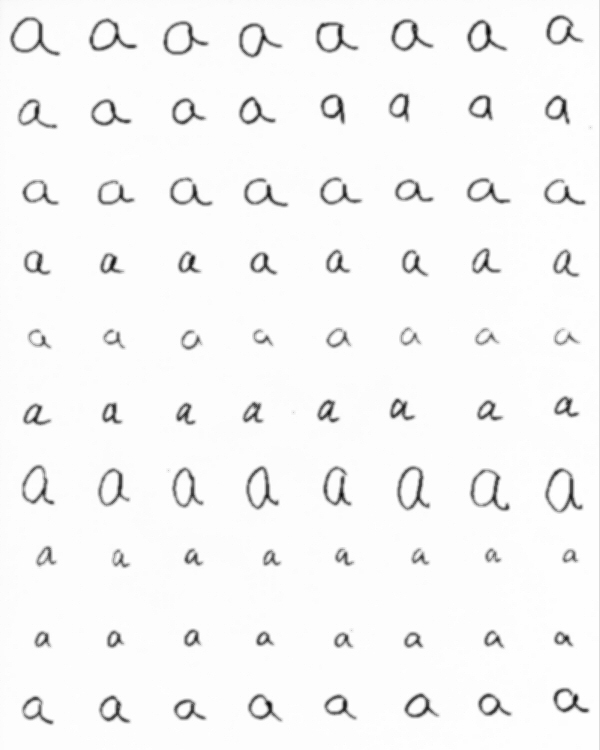
%> input picture a.jpg, 600 x 750 px; the run also reads 1 picture not shown here
$ octave getFeatures.m   (GNU Octave 9; MATLAB toolbox functions it lacks are replaced by stand-ins)
%> lines starting %> are read from the running program, lines starting %| are printed output that depends on the picture; in (x1, y1, x2, y2) boxes, pixels count from 0 and x2, y2 are one past the last pixel; in counts of white or black regions, pixels touching at a corner belong together; the program's own positions count from 1
### toBinary.m
% Reading the original image and turn it into a binary image using
% thresholding
function im_out=toBinary(im)
h = imhist(im);
%figure(2);
%plot(h(1:255));
%title('Intensity Histogram');

% Get the binary image from the gray scale image
th = 235;
im2 = im;
% the character color value is 1
im2(im<th) = 1;
% the background color value is 0
im2(im>=th) = 0;
im_out = im2;
end

### ReadBinarizeExtractFeatures.m
% this function takes a grey scale image matrix as input and returns
% the feature matrix of a binary image
% k = 1, the connected component image will show up
% k = 0, the connected component image will not show up
function [features,Box] = ReadBinarizeExtractFeatures(im2, k)

% Find connnected components
L = bwlabel(im2);
if k == 1
figure();
imagesc(L);
title('Connected Component');
end

[features,Box] = BoundingBox(im2, L);
end

### BoundingBox.m
% BoundingBox.m
% This function returns the boundingbox of each connected component
% Input-binary image im2
%      -image matrix L with connected component labeled
% Output-the Features matrix of this binary image im2
function [y,Box] = BoundingBox(im2, L)
Nc = max(max(L));
figure();
imagesc(L);
hold on;
Features = [];
Box = zeros(Nc,4);
counter=1;
for i=1:Nc;
    [r,c] = find(L == i);
    maxr = max(r);
    minr = min(r);
    maxc = max(c);
    minc = min(c);
    size = (maxr - minr)*(maxc - minc);
    if (size > 100)
        Cim = im2(minr-1:maxr+1, minc-1:maxc+1);
        Box(counter,:) = [minr-1,maxr+1,minc-1,maxc+1];
        counter = counter + 1;
        [centroid, theta, roundness, inmo] = moments(Cim, 1);
        Features = [Features; centroid, theta, roundness, inmo];
        rectangle('Position',[minc, minr, maxc-minc+1, maxr-minr+1], 'EdgeColor','w');
    end
end
hold off;
y = Features;

### moments.m
% MOMENTS
%
% Function calculates the moments of a binary image and returns the centroid,
% the angle of axis of minimum inertia, a measure of 'roundness', and a vector
% of invariant moments. The function assumes that there is only one object in
% the binary image. Function also displays the image and overlays the position
% of the centroid and the axis of minimum inertia.
%
% Usage: [centroid, theta, roundness, inmo] = moments(im, plotchoice)
%
% Args: im         = binary image containing values of 0 or 1
%       plotchoice = display image and axis; 0 for display, 1 for no display
%
% Returns: centroid  = 2-element vector
%          theta     = angle of axis of minimum inertia (radians)
%          roundness = ratio of (minimum inertia)/(maxiumum inertia)
%          inmo      = 4-element vector containing the first four
%                      invariant moments
%
% Note: Positive x is to the right and positive y is downwards, thus
%       angles are positive clockwise.

function [centroid, theta, roundness, inmo] = moments(im, plotchoice)

    % calculate centroid
    area = sum(sum(im));
    [rows,cols] = size(im);
    x = ones(rows,1)*[1:cols];
    y = [1:rows]'*ones(1,cols);
    meanx = sum(sum(double(im).*x))/area;
    meany = sum(sum(double(im).*y))/area;
    centroid = [meanx,meany];

    % calculate theta and roundness
    xdash = x - meanx;
    ydash = y - meany;
    a = sum(sum(double(im).*xdash.*xdash));
    b = 2*(sum(sum(double(im).*xdash.*ydash)));
    c = sum(sum(double(im).*ydash.*ydash));
    aminusc = (a-c);
    denom = sqrt((b*b)+(aminusc*aminusc));
    if denom == 0
	theta = 0;
	roundness = 1;
    else
	sin2theta = b/denom;
	cos2theta = aminusc/denom;
	twotheta = atan2(sin2theta,cos2theta);
	theta = twotheta/2;

	costheta2 = cos(theta)*cos(theta);
	minaxis = a*(1-costheta2)+c*costheta2-b*sin2theta/2;
	maxtheta = atan2(-1*sin2theta, -1*cos2theta);
	costheta2 = cos(maxtheta)*cos(maxtheta);
	maxaxis = a*(1-costheta2)+c*costheta2+b*sin2theta/2;
	roundness = minaxis/maxaxis;
    end

    % display axis of minimum inertia
    if plotchoice == 0
	startx = 0;
	startrho = -meanx / cos(theta);
	starty = meany + startrho * sin(theta);

	endx = cols;
	endrho = (endx - meanx) / cos(theta);
	endy = meany + endrho * sin(theta);

	imagesc(im);
	hold on;
	plot([startx; meanx; endx], [starty; meany; endy],'gx--');
    end

    % calculate invariant moments
    % phi1
    mu20 = sum(sum(double(im).*xdash.*xdash));
    gamma = (2 + 2)/2;
    n20 = mu20/(area^gamma);
    mu02 = sum(sum(double(im).*ydash.*ydash));
    n02 = mu02/(area^gamma);
    phi1 = n20 + n02;
    % phi2
    mu11 = sum(sum(double(im).*xdash.*ydash));
    n11 = mu11/(area^gamma); % gamma is the same
    phi2 = (n20 - n02)^2 + 4*n11^2;
    % phi3 and phi4
    mu30 = sum(sum(double(im).*xdash.*xdash.*xdash));
    gamma = (3 + 2)/2;
    n30 = mu30/(area^gamma);
    mu12 = sum(sum(double(im).*xdash.*ydash.*ydash));
    n12 = mu12/(area^gamma);
    mu21 = sum(sum(double(im).*xdash.*xdash.*ydash));
    n21 = mu21/(area^gamma);
    mu03 = sum(sum(double(im).*ydash.*ydash.*ydash));
    n03 = mu03/(area^gamma);
    phi3 = (n30 - 3*n12)^2 + (3*n21 - n03)^2;
    phi4 = (n30 - n12)^2 + (n21 - n03)^2;
    % inmo
    inmo = [phi1 phi2 phi3 phi4];

### getFeatures.m
% Reading the original image and turn it into a binary image using
% thresholding
% processing a
aIm = imread('a.jpg');
%> aIm is the input picture: size 750x600 uint8; min 2, max 255, mean 245.9
aFeatures = ReadBinarizeExtractFeatures(toBinary(aIm),0);
%> in toBinary, `h = imhist(im);`: h = 256 values, max 289702 at index 254, min 0 at index 1, mean 1757.8
%> in toBinary, `im2(im<th) = 1;`: im2: size 750x600 uint8; 7.55% of pixels changed, all inside (x1, y1, x2, y2) = (9, 0, 600, 750)
%> in toBinary, `im2(im>=th) = 0;`: im2: size 750x600 uint8; values 0 (black) and 1 (white), 7.6% white; 85 white regions (4 under 20 px), largest, box (x1, y1, x2, y2) and area: (599, 0, 600, 750) 750, (9, 16, 61, 57) 719, (544, 467, 584, 514) 711
%> in ReadBinarizeExtractFeatures, `L = bwlabel(im2);`:
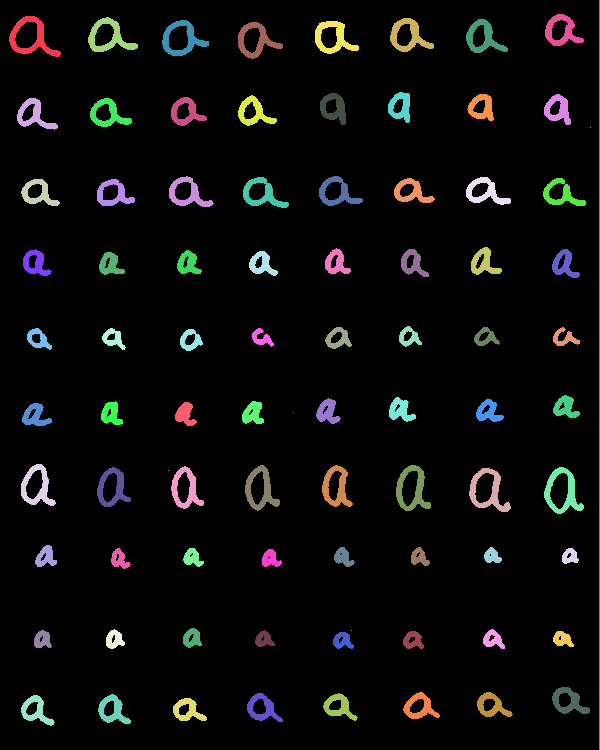
%> L: size 750x600 double; 86 distinct labels, from 0 to 85; one colour per label, 0 black
%> in BoundingBox, `Nc = max(max(L));`: Nc = 85
%> the loop in BoundingBox, `for i=1:Nc;` made 85 passes
%> (maxr, minr, maxc, minc, size, area in moments, rows in moments, cols in moments) on passes 2, 3, 4, 5, 6, 7, 8, 10, 11, 12, 13: (130, 99, 58, 18, 1240, 512, 34, 43), (206, 180, 60, 22, 988, 457, 29, 41), (506, 465, 56, 22, 1394, 601, 44, 37), (726, 696, 55, 22, 990, 435, 33, 36), (426, 404, 52, 23, 638, 385, 25, 32), (276, 250, 52, 24, 728, 398, 29, 31), (350, 329, 52, 28, 504, 268, 24, 27), (567, 546, 57, 36, 441, 287, 24, 24), (52, 18, 138, 89, 1666, 666, 37, 52), (127, 99, 132, 91, 1148, 526, 31, 44), (206, 180, 135, 98, 962, 474, 29, 40)
%> (maxr, minr, maxc, minc, size, area in moments, rows in moments, cols in moments) on pass 1: (57, 17, 61, 10, 2040, 719, 43, 54)
%> pass 1, in BoundingBox, `Cim = im2(minr-1:maxr+1, minc-1:maxc+1);`:
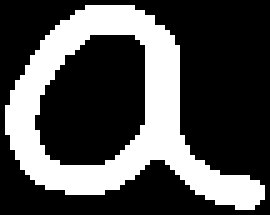
%> Cim: size 43x54 uint8 (shown 5 times larger); values 0 (black) and 1 (white), 31% white; 1 white region, box (x1, y1, x2, y2) and area: (1, 1, 53, 42) 719
aLength = length(aFeatures);
% processing d
dIm = imread('d.jpg');
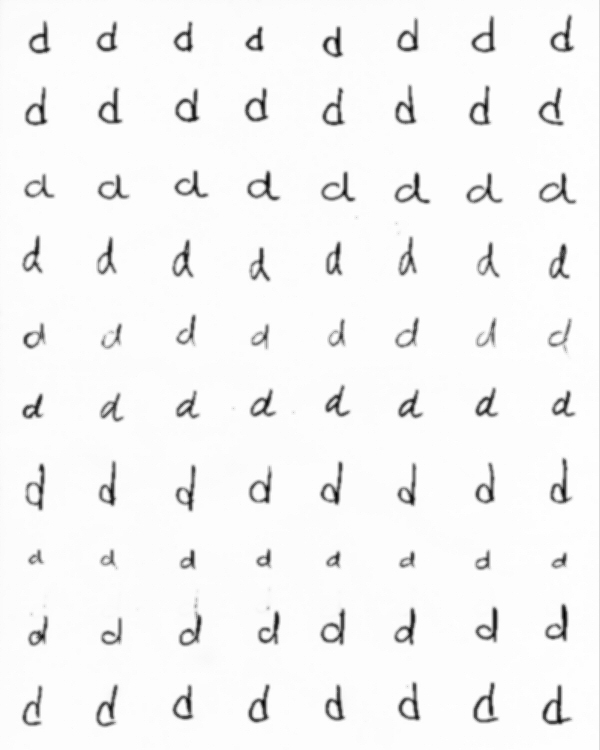
%> input picture d.jpg, 600 x 750 px
%> dIm is the input picture: size 750x600 uint8; min 0, max 255, mean 244.9
dFeatures = ReadBinarizeExtractFeatures(toBinary(dIm),0);
%> in toBinary (call 2), `im2(im<th) = 1;`: im2: size 750x600 uint8; 7.82% of pixels changed, all inside (x1, y1, x2, y2) = (21, 0, 600, 750)
%> in toBinary (call 2), `im2(im>=th) = 0;`: im2: size 750x600 uint8; values 0 (black) and 1 (white), 7.8% white; 92 white regions (10 under 20 px), largest, box (x1, y1, x2, y2) and area: (599, 0, 600, 750) 750, (541, 684, 573, 726) 594, (472, 681, 500, 724) 571
%> in ReadBinarizeExtractFeatures (call 2), `L = bwlabel(im2);`: L: size 750x600 double; 93 distinct labels, from 0 to 92
%> the loop in BoundingBox (call 2), `for i=1:Nc;` made 92 passes
dLength = length(dFeatures);
% processing m
mIm = imread('m.jpg');
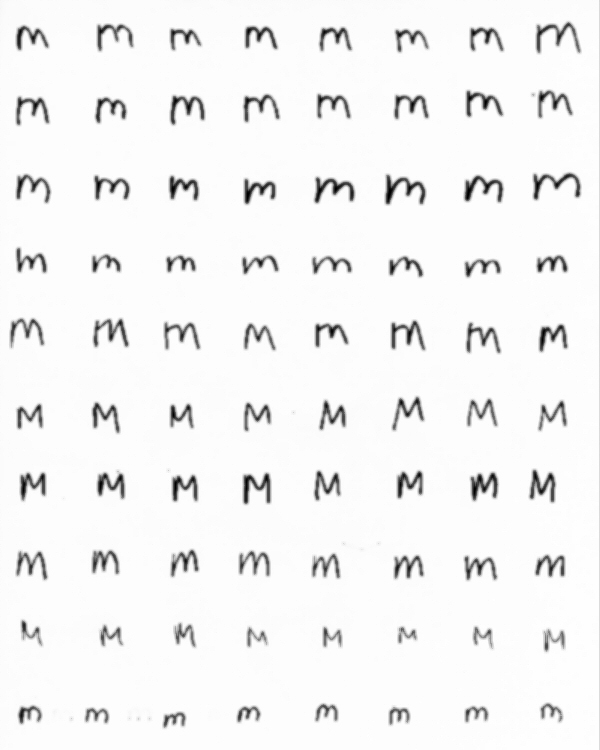
%> input picture m.jpg, 600 x 750 px
%> mIm is the input picture: size 750x600 uint8; min 0, max 255, mean 243.5
mFeatures = ReadBinarizeExtractFeatures(toBinary(mIm),0);
%> in toBinary (call 3), `im2(im>=th) = 0;`: im2: size 750x600 uint8; values 0 (black) and 1 (white), 8.9% white; 91 white regions (9 under 20 px), largest, box (x1, y1, x2, y2) and area: (599, 0, 600, 750) 750, (384, 173, 427, 206) 721, (535, 21, 582, 55) 703
%> in ReadBinarizeExtractFeatures (call 3), `L = bwlabel(im2);`: L: size 750x600 double; 92 distinct labels, from 0 to 91
mLength = length(mFeatures);
% processing n
nIm = imread('n.jpg');
nFeatures = ReadBinarizeExtractFeatures(toBinary(nIm),0);
%> in toBinary (call 4), `im2(im<th) = 1;`: im2: size 750x600 uint8; min 1, max 255, mean 237.1
%> in toBinary (call 4), `im2(im>=th) = 0;`: im2: size 750x600 uint8; values 0 (black) and 1 (white), 6.2% white; 88 white regions (7 under 20 px), largest, box (x1, y1, x2, y2) and area: (599, 0, 600, 750) 750, (257, 398, 281, 431) 466, (320, 16, 349, 52) 440
%> in ReadBinarizeExtractFeatures (call 4), `L = bwlabel(im2);`: L: size 750x600 double; 89 distinct labels, from 0 to 88
nLength = length(nFeatures);
% processing o
oIm = imread('o.jpg');
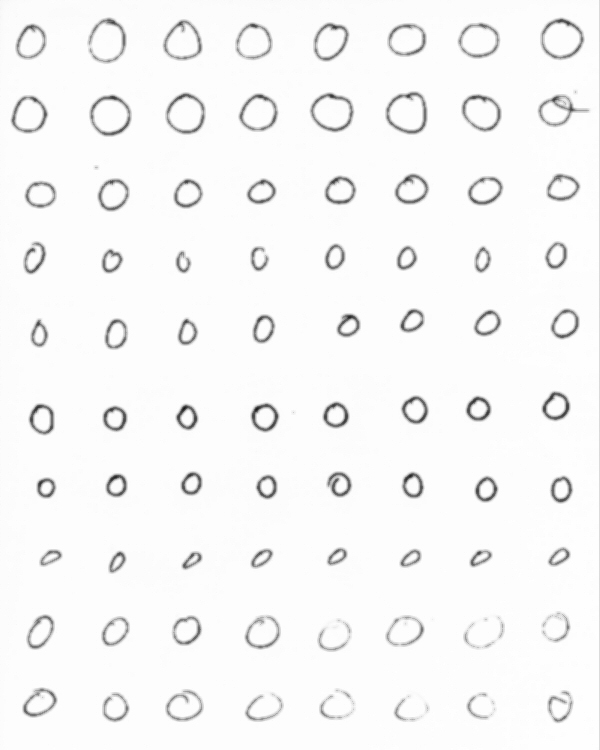
%> input picture o.jpg, 600 x 750 px
%> oIm is the input picture: size 750x600 uint8; min 19, max 255, mean 246.8
oFeatures = ReadBinarizeExtractFeatures(toBinary(oIm),0);
%> in toBinary (call 5), `im2(im<th) = 1;`: im2: size 750x600 uint8; 7.61% of pixels changed, all inside (x1, y1, x2, y2) = (10, 0, 600, 750)
%> in toBinary (call 5), `im2(im>=th) = 0;`: im2: size 750x600 uint8; values 0 (black) and 1 (white), 7.6% white; 92 white regions (9 under 20 px), largest, box (x1, y1, x2, y2) and area: (599, 0, 600, 750) 750, (385, 91, 428, 135) 709, (537, 94, 590, 127) 676
%> in ReadBinarizeExtractFeatures (call 5), `L = bwlabel(im2);`: L: size 750x600 double; 93 distinct labels, from 0 to 92
oLength = length(oFeatures);
% processing p
pIm = imread('p.jpg');
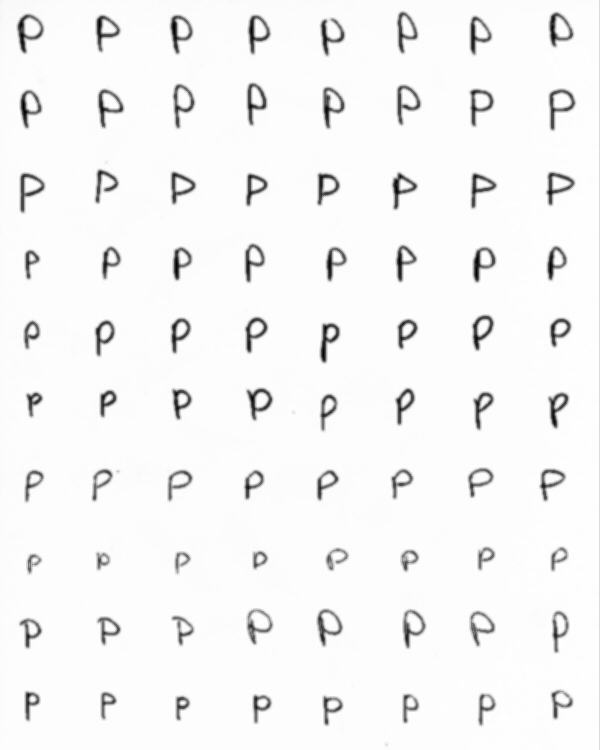
%> input picture p.jpg, 600 x 750 px
%> pIm is the input picture: size 750x600 uint8; min 0, max 255, mean 244.8
pFeatures = ReadBinarizeExtractFeatures(toBinary(pIm),0);
%> in toBinary (call 6), `im2(im<th) = 1;`: im2: size 750x600 uint8; 7.78% of pixels changed, all inside (x1, y1, x2, y2) = (16, 0, 600, 750)
%> in toBinary (call 6), `im2(im>=th) = 0;`: im2: size 750x600 uint8; values 0 (black) and 1 (white), 7.8% white; 85 white regions (4 under 20 px), largest, box (x1, y1, x2, y2) and area: (599, 0, 600, 750) 750, (16, 13, 45, 54) 589, (322, 86, 346, 130) 572
%> in ReadBinarizeExtractFeatures (call 6), `L = bwlabel(im2);`: L: size 750x600 double; 86 distinct labels, from 0 to 85
%> the loop in BoundingBox (call 6), `for i=1:Nc;` made 85 passes
%> pass 1, in moments (call 273), `y = [1:rows]'*ones(1,cols);`:
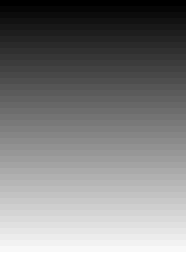
%> y: size 43x31 double (shown 6 times larger); min 1, max 43, mean 22; drawn with min black and max white
pLength = length(pFeatures);
% processing q
%> (the run ends here)
